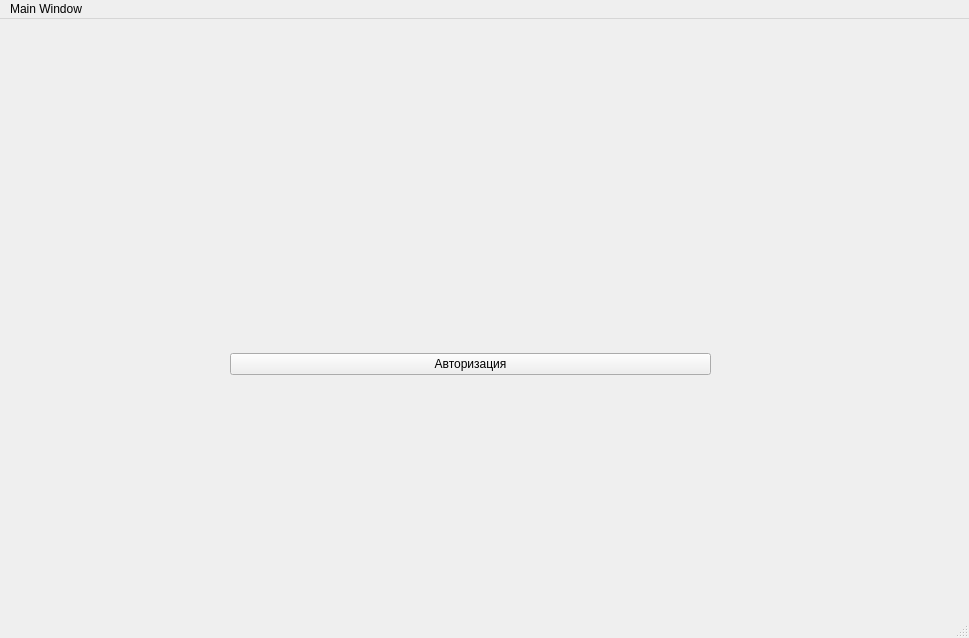
<?xml version="1.0" encoding="UTF-8"?>
<ui version="4.0">
 <class>MainWindow</class>
 <widget class="QMainWindow" name="MainWindow">
  <property name="enabled">
   <bool>true</bool>
  </property>
  <property name="geometry">
   <rect>
    <x>0</x>
    <y>0</y>
    <width>969</width>
    <height>638</height>
   </rect>
  </property>
  <property name="windowTitle">
   <string>MainWindow</string>
  </property>
  <property name="autoFillBackground">
   <bool>false</bool>
  </property>
  <property name="iconSize">
   <size>
    <width>24</width>
    <height>24</height>
   </size>
  </property>
  <widget class="QWidget" name="centralwidget">
   <widget class="QWidget" name="verticalLayoutWidget">
    <property name="geometry">
     <rect>
      <x>230</x>
      <y>250</y>
      <width>481</width>
      <height>191</height>
     </rect>
    </property>
    <layout class="QVBoxLayout" name="verticalLayout_2">
     <item>
      <widget class="QPushButton" name="pushButton_2">
       <property name="text">
        <string>Авторизация</string>
       </property>
      </widget>
     </item>
    </layout>
   </widget>
   <widget class="QLabel" name="label_2">
    <property name="geometry">
     <rect>
      <x>6</x>
      <y>-37</y>
      <width>961</width>
      <height>651</height>
     </rect>
    </property>
    <property name="text">
     <string/>
    </property>
   </widget>
   <zorder>label_2</zorder>
   <zorder>verticalLayoutWidget</zorder>
  </widget>
  <widget class="QMenuBar" name="menubar">
   <property name="geometry">
    <rect>
     <x>0</x>
     <y>0</y>
     <width>969</width>
     <height>22</height>
    </rect>
   </property>
   <widget class="QMenu" name="menuMain_Window">
    <property name="title">
     <string>Main Window</string>
    </property>
    <addaction name="separator"/>
   </widget>
   <addaction name="menuMain_Window"/>
  </widget>
  <widget class="QStatusBar" name="statusbar"/>
 </widget>
 <resources/>
 <connections/>
</ui>
